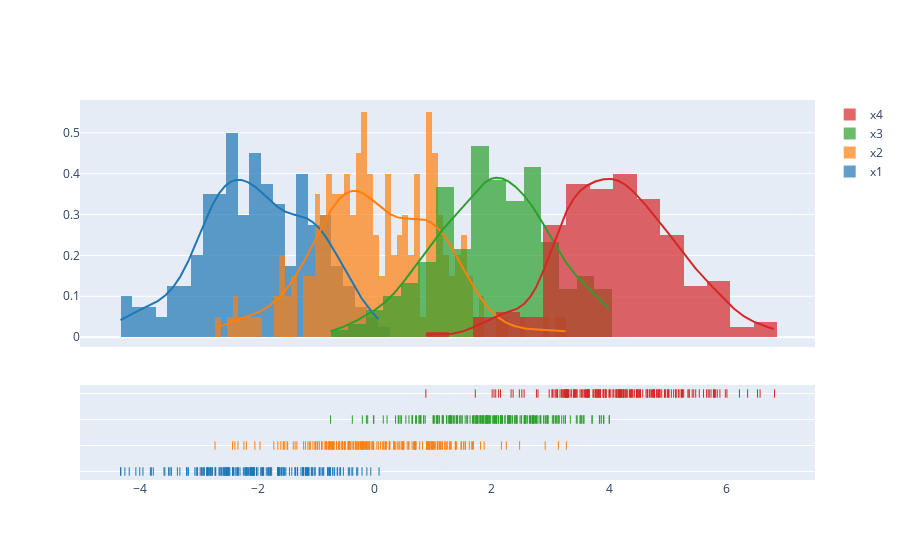

Notebook cell for this chart:
### Code cell
fig = ff.create_distplot(hist_data, group_labels, bin_size=[.2, .1, .3, .4])
fig.update_layout(height=600)
pyo.iplot(fig)

### Figure 1 — Plotly figure (JSON) as saved in the notebook; plotly's stock layout.template omitted (floating-point values rounded to 4 significant figures; data arrays with more than 128 entries replaced by an {"elided": "..."} marker saying what was removed)
{"data": [{"histnorm": "probability density", "legendgroup": "x1", "marker": {"color": "rgb(31, 119, 180)"}, "name": "x1", "opacity": 0.7, "type": "histogram", "x": {"elided": "200 float values"}, "xaxis": "x", "xbins": {"end": 0.07359, "size": 0.2, "start": -4.34}, "yaxis": "y"}, {"histnorm": "probability density", "legendgroup": "x2", "marker": {"color": "rgb(255, 127, 14)"}, "name": "x2", "opacity": 0.7, "type": "histogram", "x": {"elided": "200 float values"}, "xaxis": "x", "xbins": {"end": 3.271, "size": 0.1, "start": -2.727}, "yaxis": "y"}, {"histnorm": "probability density", "legendgroup": "x3", "marker": {"color": "rgb(44, 160, 44)"}, "name": "x3", "opacity": 0.7, "type": "histogram", "x": {"elided": "200 float values"}, "xaxis": "x", "xbins": {"end": 4.005, "size": 0.3, "start": -0.7549}, "yaxis": "y"}, {"histnorm": "probability density", "legendgroup": "x4", "marker": {"color": "rgb(214, 39, 40)"}, "name": "x4", "opacity": 0.7, "type": "histogram", "x": {"elided": "200 float values"}, "xaxis": "x", "xbins": {"end": 6.824, "size": 0.4, "start": 0.8723}, "yaxis": "y"}, {"legendgroup": "x1", "marker": {"color": "rgb(31, 119, 180)"}, "mode": "lines", "name": "x1", "showlegend": false, "type": "scatter", "x": {"elided": "500 float values"}, "xaxis": "x", "y": {"elided": "500 float values"}, "yaxis": "y"}, {"legendgroup": "x2", "marker": {"color": "rgb(255, 127, 14)"}, "mode": "lines", "name": "x2", "showlegend": false, "type": "scatter", "x": {"elided": "500 float values"}, "xaxis": "x", "y": {"elided": "500 float values"}, "yaxis": "y"}, {"legendgroup": "x3", "marker": {"color": "rgb(44, 160, 44)"}, "mode": "lines", "name": "x3", "showlegend": false, "type": "scatter", "x": {"elided": "500 float values"}, "xaxis": "x", "y": {"elided": "500 float values"}, "yaxis": "y"}, {"legendgroup": "x4", "marker": {"color": "rgb(214, 39, 40)"}, "mode": "lines", "name": "x4", "showlegend": false, "type": "scatter", "x": {"elided": "500 float values"}, "xaxis": "x", "y": {"elided": "500 float values"}, "yaxis": "y"}, {"legendgroup": "x1", "marker": {"color": "rgb(31, 119, 180)", "symbol": "line-ns-open"}, "mode": "markers", "name": "x1", "showlegend": false, "type": "scatter", "x": {"elided": "200 float values"}, "xaxis": "x", "y": {"elided": "200 str values"}, "yaxis": "y2"}, {"legendgroup": "x2", "marker": {"color": "rgb(255, 127, 14)", "symbol": "line-ns-open"}, "mode": "markers", "name": "x2", "showlegend": false, "type": "scatter", "x": {"elided": "200 float values"}, "xaxis": "x", "y": {"elided": "200 str values"}, "yaxis": "y2"}, {"legendgroup": "x3", "marker": {"color": "rgb(44, 160, 44)", "symbol": "line-ns-open"}, "mode": "markers", "name": "x3", "showlegend": false, "type": "scatter", "x": {"elided": "200 float values"}, "xaxis": "x", "y": {"elided": "200 str values"}, "yaxis": "y2"}, {"legendgroup": "x4", "marker": {"color": "rgb(214, 39, 40)", "symbol": "line-ns-open"}, "mode": "markers", "name": "x4", "showlegend": false, "type": "scatter", "x": {"elided": "200 float values"}, "xaxis": "x", "y": {"elided": "200 str values"}, "yaxis": "y2"}], "layout": {"autosize": true, "barmode": "overlay", "hovermode": "closest", "legend": {"traceorder": "reversed"}, "xaxis": {"anchor": "y2", "autorange": true, "domain": [0, 1], "range": [-5.01, 7.494], "type": "linear", "zeroline": false}, "yaxis": {"anchor": "free", "autorange": true, "domain": [0.35, 1], "position": 0, "range": [-0.02406, 0.5802], "type": "linear"}, "yaxis2": {"anchor": "x", "autorange": true, "domain": [0, 0.25], "dtick": 1, "range": [-0.3103, 3.31], "showticklabels": false, "type": "category"}}}
